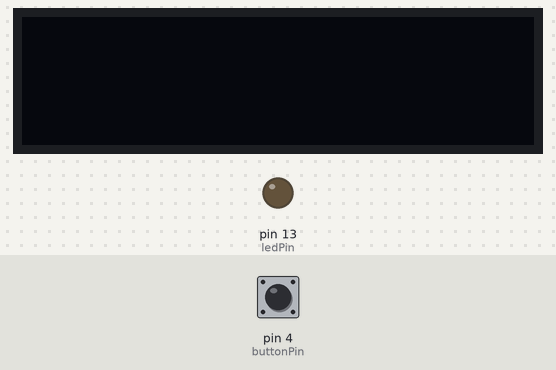
The sketch below on a simulated Arduino Uno, built with avr-gcc and run on an emulated ATmega328P. Shown: 128×32 one-colour display, output pins drawn as LEDs (lit = HIGH). The test bench sets the inputs (shaded band); at power-on: pin 4 (buttonPin) LOW. The display library's start-up logo is not drawn.

Above: at 5.2 s.
5.3 s: pin 4 (buttonPin) pulled HIGH for 1.2 s
At 6.8 s:
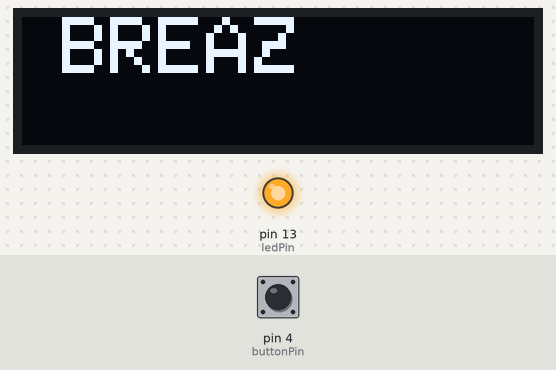
8.6 s: pin 4 (buttonPin) pulled HIGH for 1.2 s
At 10.5 s:
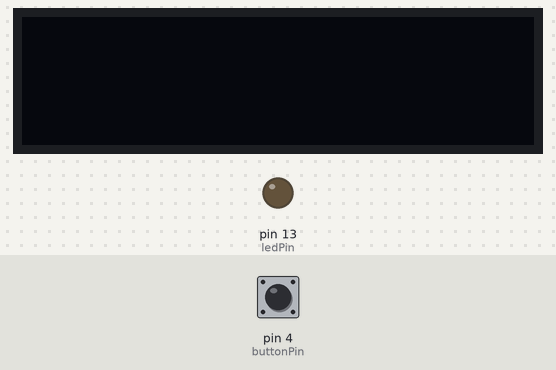
11.6 s: pin 4 (buttonPin) pulled HIGH for 3.2 s
At 13.1 s:
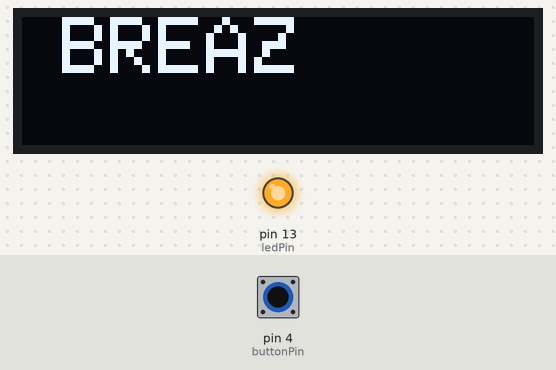
Timing chart, 0 to 16.7 s (numbered marks = the images above; inputs shaded):
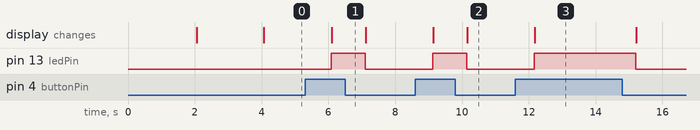

The sketch:

olde.ino
```cpp
#include <SPI.h>
#include <Wire.h>
#include <Adafruit_GFX.h>
#include <Adafruit_SSD1306.h>

#define SCREEN_WIDTH 128 // OLED display width, in pixels
#define SCREEN_HEIGHT 32 // OLED display height, in pixels

// Declaration for an SSD1306 display connected to I2C (SDA, SCL pins)
// The pins for I2C are defined by the Wire-library.
// On an arduino UNO:       A4(SDA), A5(SCL)
// On an arduino MEGA 2560: 20(SDA), 21(SCL)
// On an arduino LEONARDO:   2(SDA),  3(SCL), ...
#define OLED_RESET     4 // Reset pin # (or -1 if sharing Arduino reset pin)
#define SCREEN_ADDRESS 0x3C ///< See datasheet for Address; 0x3D for 128x64, 0x3C for 128x32
Adafruit_SSD1306 display(SCREEN_WIDTH, SCREEN_HEIGHT, &Wire, OLED_RESET);

#define NUMFLAKES     10 // Number of snowflakes in the animation example

#define LOGO_HEIGHT   16
#define LOGO_WIDTH    16
static const unsigned char PROGMEM logo_bmp[] =
{ 0b00000000, 0b11000000,
  0b00000001, 0b11000000,
  0b00000001, 0b11000000,
  0b00000011, 0b11100000,
  0b11110011, 0b11100000,
  0b11111110, 0b11111000,
  0b01111110, 0b11111111,
  0b00110011, 0b10011111,
  0b00011111, 0b11111100,
  0b00001101, 0b01110000,
  0b00011011, 0b10100000,
  0b00111111, 0b11100000,
  0b00111111, 0b11110000,
  0b01111100, 0b11110000,
  0b01110000, 0b01110000,
  0b00000000, 0b00110000
};

int buttonPin = 4;
int ledPin = 13;

void setup() {
  Serial.begin(9600);

  // SSD1306_SWITCHCAPVCC = generate display voltage from 3.3V internally
  if (!display.begin(SSD1306_SWITCHCAPVCC, SCREEN_ADDRESS)) {
    Serial.println(F("SSD1306 allocation failed"));
    for (;;); // Don't proceed, loop forever
  }

  // Show initial display buffer contents on the screen --
  // the library initializes this with an Adafruit splash screen.
  display.display();
  delay(2000); // Pause for 2 seconds

  // Clear the buffer
  display.clearDisplay();

  // Draw a single pixel in white
  display.drawPixel(10, 10, SSD1306_WHITE);

  // Show the display buffer on the screen. You MUST call display() after
  // drawing commands to make them visible on screen!
  display.display();
  delay(2000);
  // display.display() is NOT necessary after every single drawing command,
  // unless that's what you want...rather, you can batch up a bunch of
  // drawing operations and then update the screen all at once by calling
  // display.display(). These examples demonstrate both approaches...

  pinMode(ledPin, OUTPUT);
  pinMode(buttonPin, INPUT);
  Serial.begin(9600);

}

void loop() {
  int buttonSignal = digitalRead(buttonPin);
  digitalWrite(ledPin, buttonSignal);

  if (buttonSignal == HIGH)
  {
    display.clearDisplay();
    display.setTextSize(2); // Draw 2X-scale text
    display.setTextColor(SSD1306_WHITE);
    display.setCursor(10, 0);
    display.println(F("BREAZ"));
    display.display();      // Show initial text
    delay(1000);
  }
  else
  {
    display.clearDisplay();
    display.display();      // Show initial text
    delay(1000);
  }
}
```

Measured:
- after the input at 5.3 s, pin 13 (ledPin): LOW → HIGH after 0.78 s, → LOW 1.0 s later; the display: changes after 0.80 s (image 1)
- after the input at 8.6 s, pin 13 (ledPin): LOW → HIGH after 0.52 s, → LOW 1.0 s later; the display: first changes after 0.54 s (image 2 shows a later state)
- after the input at 11.6 s, pin 13 (ledPin): LOW → HIGH after 0.56 s, → LOW 3.0 s later; the display: changes after 0.58 s (image 3)
